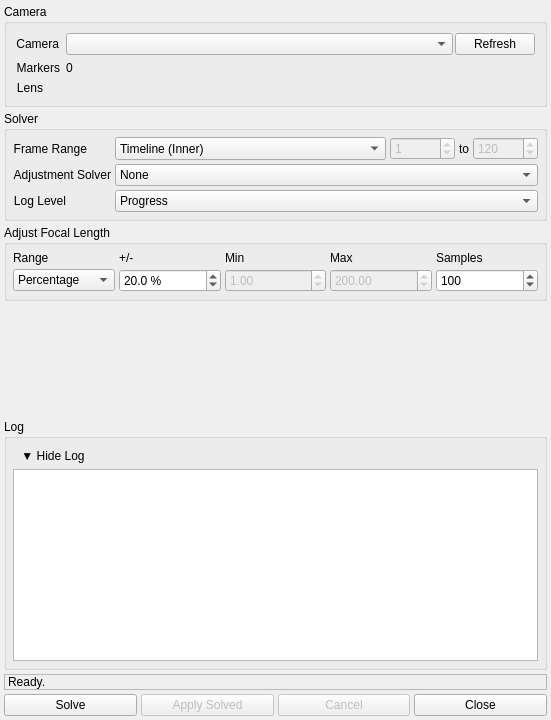
<?xml version="1.0" encoding="UTF-8"?>
<ui version="4.0">
 <class>Form</class>
 <widget class="QWidget" name="Form">
  <property name="geometry">
   <rect>
    <x>0</x>
    <y>0</y>
    <width>551</width>
    <height>720</height>
   </rect>
  </property>
  <property name="windowTitle">
   <string>Form</string>
  </property>
  <layout class="QVBoxLayout" name="verticalLayout">
   <property name="spacing">
    <number>4</number>
   </property>
   <property name="leftMargin">
    <number>4</number>
   </property>
   <property name="topMargin">
    <number>4</number>
   </property>
   <property name="rightMargin">
    <number>4</number>
   </property>
   <property name="bottomMargin">
    <number>4</number>
   </property>
   <item>
    <widget class="QGroupBox" name="camera_groupBox">
     <property name="title">
      <string>Camera</string>
     </property>
     <layout class="QFormLayout" name="formLayout">
      <item row="0" column="0">
       <widget class="QLabel" name="camera_label">
        <property name="text">
         <string>Camera</string>
        </property>
        <property name="alignment">
         <set>Qt::AlignRight|Qt::AlignTrailing|Qt::AlignVCenter</set>
        </property>
       </widget>
      </item>
      <item row="0" column="1">
       <layout class="QHBoxLayout" name="camera_row_layout">
        <property name="spacing">
         <number>2</number>
        </property>
        <item>
         <widget class="QComboBox" name="camera_comboBox">
          <property name="sizePolicy">
           <sizepolicy hsizetype="Expanding" vsizetype="Fixed">
            <horstretch>1</horstretch>
            <verstretch>0</verstretch>
           </sizepolicy>
          </property>
          <property name="toolTip">
           <string>Camera node to use for solving</string>
          </property>
         </widget>
        </item>
        <item>
         <widget class="QPushButton" name="camera_refresh_pushButton">
          <property name="toolTip">
           <string>Refresh the list of cameras from the scene</string>
          </property>
          <property name="text">
           <string>Refresh</string>
          </property>
         </widget>
        </item>
       </layout>
      </item>
      <item row="1" column="0">
       <widget class="QLabel" name="markers_label">
        <property name="text">
         <string>Markers</string>
        </property>
        <property name="alignment">
         <set>Qt::AlignRight|Qt::AlignTrailing|Qt::AlignVCenter</set>
        </property>
       </widget>
      </item>
      <item row="1" column="1">
       <widget class="QLabel" name="markers_value_label">
        <property name="toolTip">
         <string>Number of markers parented under the camera</string>
        </property>
        <property name="text">
         <string>0</string>
        </property>
       </widget>
      </item>
      <item row="2" column="0">
       <widget class="QLabel" name="lens_label">
        <property name="text">
         <string>Lens</string>
        </property>
        <property name="alignment">
         <set>Qt::AlignRight|Qt::AlignTrailing|Qt::AlignVCenter</set>
        </property>
       </widget>
      </item>
      <item row="2" column="1">
       <widget class="QLabel" name="lens_value_label">
        <property name="toolTip">
         <string>Lens distortion node connected to the camera</string>
        </property>
        <property name="text">
         <string>&lt;none&gt;</string>
        </property>
       </widget>
      </item>
     </layout>
    </widget>
   </item>
   <item>
    <widget class="QGroupBox" name="solver_groupBox">
     <property name="title">
      <string>Solver</string>
     </property>
     <layout class="QFormLayout" name="solver_formLayout">
      <property name="horizontalSpacing">
       <number>4</number>
      </property>
      <property name="verticalSpacing">
       <number>4</number>
      </property>
      <property name="leftMargin">
       <number>6</number>
      </property>
      <property name="topMargin">
       <number>6</number>
      </property>
      <property name="rightMargin">
       <number>6</number>
      </property>
      <property name="bottomMargin">
       <number>6</number>
      </property>
      <item row="0" column="0">
       <widget class="QLabel" name="frameRange_label">
        <property name="text">
         <string>Frame Range</string>
        </property>
        <property name="alignment">
         <set>Qt::AlignRight|Qt::AlignTrailing|Qt::AlignVCenter</set>
        </property>
       </widget>
      </item>
      <item row="0" column="1">
       <layout class="QHBoxLayout" name="frameRange_row_layout">
        <property name="spacing">
         <number>4</number>
        </property>
        <item>
         <widget class="QComboBox" name="frameRange_comboBox">
          <property name="sizePolicy">
           <sizepolicy hsizetype="Expanding" vsizetype="Preferred">
            <horstretch>0</horstretch>
            <verstretch>0</verstretch>
           </sizepolicy>
          </property>
          <property name="toolTip">
           <string>Source for the frame range used during solving</string>
          </property>
          <item>
           <property name="text">
            <string>Timeline (Inner)</string>
           </property>
          </item>
          <item>
           <property name="text">
            <string>Timeline (Outer)</string>
           </property>
          </item>
          <item>
           <property name="text">
            <string>Custom</string>
           </property>
          </item>
         </widget>
        </item>
        <item>
         <widget class="QSpinBox" name="startFrame_spinBox">
          <property name="enabled">
           <bool>false</bool>
          </property>
          <property name="sizePolicy">
           <sizepolicy hsizetype="Preferred" vsizetype="Preferred">
            <horstretch>0</horstretch>
            <verstretch>0</verstretch>
           </sizepolicy>
          </property>
          <property name="toolTip">
           <string>Start frame (Custom mode only)</string>
          </property>
          <property name="minimum">
           <number>-99999</number>
          </property>
          <property name="maximum">
           <number>99999</number>
          </property>
          <property name="value">
           <number>1</number>
          </property>
         </widget>
        </item>
        <item>
         <widget class="QLabel" name="frameRange_to_label">
          <property name="sizePolicy">
           <sizepolicy hsizetype="Preferred" vsizetype="Preferred">
            <horstretch>0</horstretch>
            <verstretch>0</verstretch>
           </sizepolicy>
          </property>
          <property name="text">
           <string>to</string>
          </property>
         </widget>
        </item>
        <item>
         <widget class="QSpinBox" name="endFrame_spinBox">
          <property name="enabled">
           <bool>false</bool>
          </property>
          <property name="sizePolicy">
           <sizepolicy hsizetype="Preferred" vsizetype="Preferred">
            <horstretch>0</horstretch>
            <verstretch>0</verstretch>
           </sizepolicy>
          </property>
          <property name="toolTip">
           <string>End frame (Custom mode only)</string>
          </property>
          <property name="minimum">
           <number>-99999</number>
          </property>
          <property name="maximum">
           <number>99999</number>
          </property>
          <property name="value">
           <number>120</number>
          </property>
         </widget>
        </item>
       </layout>
      </item>
      <item row="1" column="0">
       <widget class="QLabel" name="adjustmentSolver_label">
        <property name="text">
         <string>Adjustment Solver</string>
        </property>
        <property name="alignment">
         <set>Qt::AlignRight|Qt::AlignTrailing|Qt::AlignVCenter</set>
        </property>
       </widget>
      </item>
      <item row="1" column="1">
       <widget class="QComboBox" name="adjustmentSolver_comboBox">
        <property name="toolTip">
         <string>Algorithm for adjusting camera attributes. None = skip adjustment.</string>
        </property>
        <item>
         <property name="text">
          <string>None</string>
         </property>
        </item>
        <item>
         <property name="text">
          <string>Evolution Refine</string>
         </property>
        </item>
        <item>
         <property name="text">
          <string>Evolution Unknown</string>
         </property>
        </item>
        <item>
         <property name="text">
          <string>Uniform Grid</string>
         </property>
        </item>
       </widget>
      </item>
      <item row="2" column="0">
       <widget class="QLabel" name="logLevel_label">
        <property name="text">
         <string>Log Level</string>
        </property>
        <property name="alignment">
         <set>Qt::AlignRight|Qt::AlignTrailing|Qt::AlignVCenter</set>
        </property>
       </widget>
      </item>
      <item row="2" column="1">
       <widget class="QComboBox" name="logLevel_comboBox">
        <property name="toolTip">
         <string>Minimum log level shown in the log. Must be set before solving.</string>
        </property>
        <property name="currentIndex">
         <number>2</number>
        </property>
        <item>
         <property name="text">
          <string>Error</string>
         </property>
        </item>
        <item>
         <property name="text">
          <string>Warn</string>
         </property>
        </item>
        <item>
         <property name="text">
          <string>Progress</string>
         </property>
        </item>
        <item>
         <property name="text">
          <string>Info</string>
         </property>
        </item>
        <item>
         <property name="text">
          <string>Debug</string>
         </property>
        </item>
       </widget>
      </item>
     </layout>
    </widget>
   </item>
   <item>
    <widget class="QGroupBox" name="adjustFocalLength_groupBox">
     <property name="title">
      <string>Adjust Focal Length</string>
     </property>
     <layout class="QGridLayout" name="adjustFocalLength_gridLayout">
      <property name="leftMargin">
       <number>6</number>
      </property>
      <property name="topMargin">
       <number>6</number>
      </property>
      <property name="rightMargin">
       <number>6</number>
      </property>
      <property name="bottomMargin">
       <number>6</number>
      </property>
      <property name="spacing">
       <number>4</number>
      </property>
      <item row="0" column="0">
       <widget class="QLabel" name="col_range_label">
        <property name="text">
         <string>Range</string>
        </property>
       </widget>
      </item>
      <item row="0" column="1">
       <widget class="QLabel" name="col_percentage_label">
        <property name="text">
         <string>+/-</string>
        </property>
       </widget>
      </item>
      <item row="0" column="2">
       <widget class="QLabel" name="col_min_label">
        <property name="text">
         <string>Min</string>
        </property>
       </widget>
      </item>
      <item row="0" column="3">
       <widget class="QLabel" name="col_max_label">
        <property name="text">
         <string>Max</string>
        </property>
       </widget>
      </item>
      <item row="0" column="4">
       <widget class="QLabel" name="col_samples_label">
        <property name="text">
         <string>Samples</string>
        </property>
       </widget>
      </item>
      <item row="1" column="0">
       <widget class="QComboBox" name="focalLengthRange_comboBox">
        <property name="toolTip">
         <string>How to specify the focal length search range</string>
        </property>
        <item>
         <property name="text">
          <string>Percentage</string>
         </property>
        </item>
        <item>
         <property name="text">
          <string>Min / Max</string>
         </property>
        </item>
       </widget>
      </item>
      <item row="1" column="1">
       <widget class="QDoubleSpinBox" name="focalLengthPercentage_doubleSpinBox">
        <property name="toolTip">
         <string>Search range as percentage of current focal length</string>
        </property>
        <property name="suffix">
         <string> %</string>
        </property>
        <property name="decimals">
         <number>1</number>
        </property>
        <property name="minimum">
         <double>1.000000000000000</double>
        </property>
        <property name="maximum">
         <double>1000.000000000000000</double>
        </property>
        <property name="value">
         <double>20.000000000000000</double>
        </property>
       </widget>
      </item>
      <item row="1" column="2">
       <widget class="QDoubleSpinBox" name="focalLengthMin_doubleSpinBox">
        <property name="enabled">
         <bool>false</bool>
        </property>
        <property name="toolTip">
         <string>Minimum focal length to search (mm)</string>
        </property>
        <property name="minimum">
         <double>0.100000000000000</double>
        </property>
        <property name="maximum">
         <double>99999.000000000000000</double>
        </property>
        <property name="value">
         <double>1.000000000000000</double>
        </property>
       </widget>
      </item>
      <item row="1" column="3">
       <widget class="QDoubleSpinBox" name="focalLengthMax_doubleSpinBox">
        <property name="enabled">
         <bool>false</bool>
        </property>
        <property name="toolTip">
         <string>Maximum focal length to search (mm)</string>
        </property>
        <property name="minimum">
         <double>0.100000000000000</double>
        </property>
        <property name="maximum">
         <double>99999.000000000000000</double>
        </property>
        <property name="value">
         <double>200.000000000000000</double>
        </property>
       </widget>
      </item>
      <item row="1" column="4">
       <widget class="QSpinBox" name="focalLengthSamples_spinBox">
        <property name="toolTip">
         <string>Number of focal length values to sample in the search range</string>
        </property>
        <property name="minimum">
         <number>2</number>
        </property>
        <property name="maximum">
         <number>10000</number>
        </property>
        <property name="value">
         <number>100</number>
        </property>
       </widget>
      </item>
     </layout>
    </widget>
   </item>
   <item>
    <spacer name="groupBox_spacer">
     <property name="orientation">
      <enum>Qt::Vertical</enum>
     </property>
     <property name="sizeType">
      <enum>QSizePolicy::Expanding</enum>
     </property>
     <property name="sizeHint" stdset="0">
      <size>
       <width>0</width>
       <height>0</height>
      </size>
     </property>
    </spacer>
   </item>
   <item>
    <widget class="QGroupBox" name="log_groupBox">
     <property name="title">
      <string>Log</string>
     </property>
     <layout class="QVBoxLayout" name="log_outerLayout">
      <property name="spacing">
       <number>2</number>
      </property>
      <property name="leftMargin">
       <number>6</number>
      </property>
      <property name="topMargin">
       <number>6</number>
      </property>
      <property name="rightMargin">
       <number>6</number>
      </property>
      <property name="bottomMargin">
       <number>6</number>
      </property>
      <item>
       <layout class="QHBoxLayout" name="log_header_layout">
        <property name="spacing">
         <number>2</number>
        </property>
        <item>
         <widget class="QPushButton" name="logToggle_pushButton">
          <property name="sizePolicy">
           <sizepolicy hsizetype="Fixed" vsizetype="Fixed">
            <horstretch>0</horstretch>
            <verstretch>0</verstretch>
           </sizepolicy>
          </property>
          <property name="toolTip">
           <string>Show or hide the log output</string>
          </property>
          <property name="text">
           <string>▼ Hide Log</string>
          </property>
          <property name="flat">
           <bool>true</bool>
          </property>
         </widget>
        </item>
        <item>
         <spacer name="log_header_spacer">
          <property name="orientation">
           <enum>Qt::Horizontal</enum>
          </property>
          <property name="sizeHint" stdset="0">
           <size>
            <width>0</width>
            <height>0</height>
           </size>
          </property>
         </spacer>
        </item>
       </layout>
      </item>
      <item>
       <widget class="QPlainTextEdit" name="log_plainTextEdit">
        <property name="sizePolicy">
         <sizepolicy hsizetype="Expanding" vsizetype="Expanding">
          <horstretch>0</horstretch>
          <verstretch>1</verstretch>
         </sizepolicy>
        </property>
        <property name="font">
         <font>
          <family>Monospace</family>
         </font>
        </property>
        <property name="toolTip">
         <string>Solver log output</string>
        </property>
        <property name="lineWrapMode">
         <enum>QPlainTextEdit::NoWrap</enum>
        </property>
        <property name="readOnly">
         <bool>true</bool>
        </property>
       </widget>
      </item>
     </layout>
    </widget>
   </item>
   <item>
    <widget class="QLabel" name="status_label">
     <property name="frameShape">
      <enum>QFrame::StyledPanel</enum>
     </property>
     <property name="text">
      <string>Ready.</string>
     </property>
    </widget>
   </item>
   <item>
    <layout class="QHBoxLayout" name="buttons_layout">
     <property name="spacing">
      <number>4</number>
     </property>
     <item>
      <widget class="QPushButton" name="solve_pushButton">
       <property name="toolTip">
        <string>Run the camera solver</string>
       </property>
       <property name="text">
        <string>Solve</string>
       </property>
      </widget>
     </item>
     <item>
      <widget class="QPushButton" name="applySolved_pushButton">
       <property name="enabled">
        <bool>false</bool>
       </property>
       <property name="toolTip">
        <string>Apply the last solved result to the Maya scene</string>
       </property>
       <property name="text">
        <string>Apply Solved</string>
       </property>
      </widget>
     </item>
     <item>
      <widget class="QPushButton" name="cancel_pushButton">
       <property name="enabled">
        <bool>false</bool>
       </property>
       <property name="toolTip">
        <string>Cancel the running solve</string>
       </property>
       <property name="text">
        <string>Cancel</string>
       </property>
      </widget>
     </item>
     <item>
      <widget class="QPushButton" name="close_pushButton">
       <property name="toolTip">
        <string>Close this window</string>
       </property>
       <property name="text">
        <string>Close</string>
       </property>
      </widget>
     </item>
    </layout>
   </item>
  </layout>
 </widget>
 <resources/>
 <connections/>
</ui>
